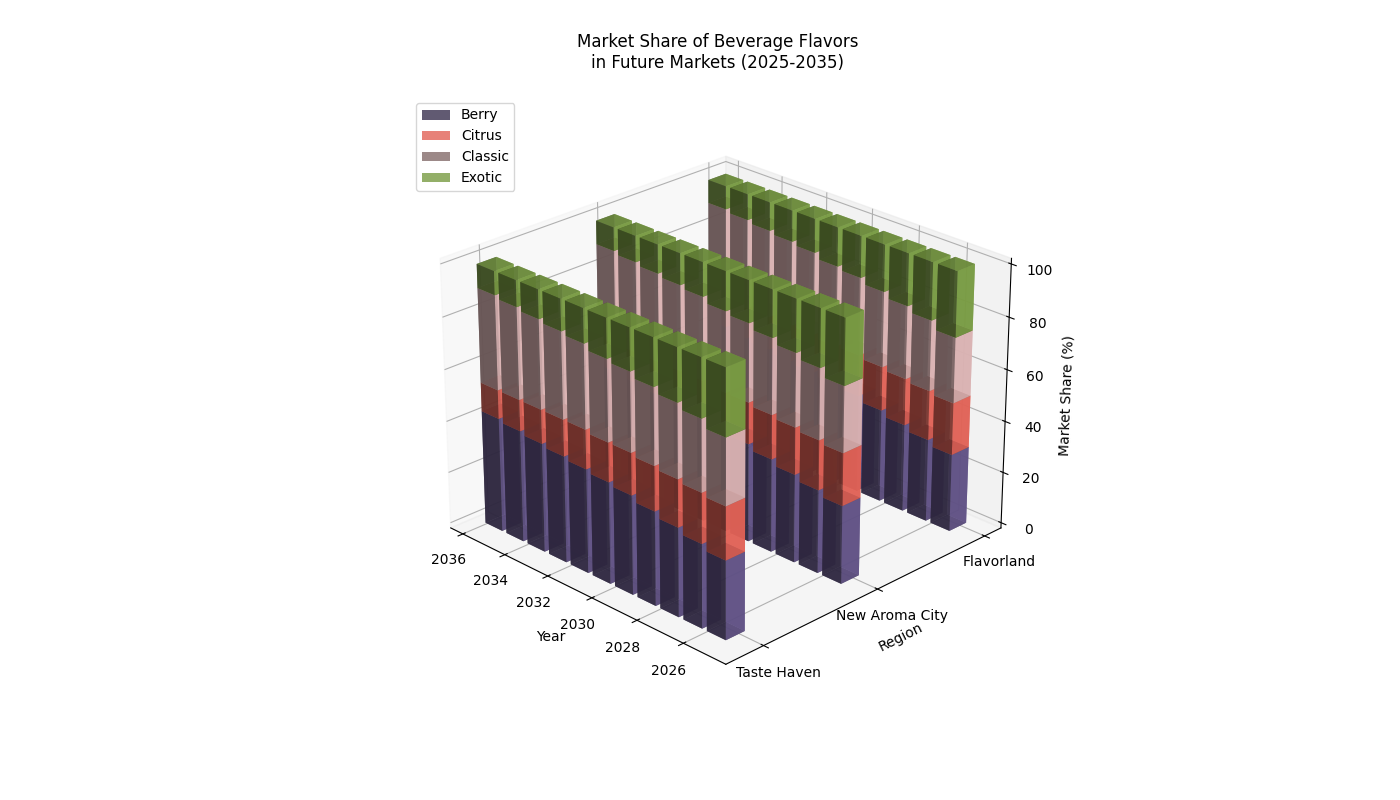

Recreate this plot in Python.
import numpy as np
import matplotlib.pyplot as plt
from mpl_toolkits.mplot3d import Axes3D

years = np.arange(2025, 2036)
regions = ['Flavorland', 'New Aroma City', 'Taste Haven']

market_share_data = np.array([
    [30, 20, 25, 25],
    [32, 19, 27, 22],
    [34, 18, 28, 20],
    [36, 17, 29, 18],
    [38, 16, 30, 16],
    [39, 15, 31, 15],
    [40, 15, 32, 13],
    [41, 14, 33, 12],
    [42, 13, 34, 11],
    [43, 12, 35, 10],
    [44, 11, 36, 9]
])

colors = ['#6B5B95', '#FF6F61', '#F7CAC9', '#88B04B']  # Berry, Citrus, Classic, Exotic

fig = plt.figure(figsize=(14, 8))
ax = fig.add_subplot(111, projection='3d')

for i, region in enumerate(regions):
    xs = np.repeat(years, market_share_data.shape[1])
    ys = np.full(xs.shape, i * 5)
    zs = np.zeros(years.shape)

    for j, (color, label) in enumerate(zip(colors, ['Berry', 'Citrus', 'Classic', 'Exotic'])):
        height = market_share_data[:, j]
        ax.bar3d(xs[j::4], ys[j::4], zs, dx=0.8, dy=0.8, dz=height, color=color, alpha=0.8, label=label if i == 0 else "")
        zs += height

ax.set_xlabel('Year')
ax.set_ylabel('Region')
ax.set_zlabel('Market Share (%)')
ax.set_yticks([i * 5 for i in range(len(regions))])
ax.set_yticklabels(regions)

ax.view_init(elev=25, azim=135)
plt.tight_layout()

handles, labels = ax.get_legend_handles_labels()
ax.legend(handles[:4], labels[:4], loc='upper left')

plt.title('Market Share of Beverage Flavors\nin Future Markets (2025-2035)', pad=20)

plt.show()
